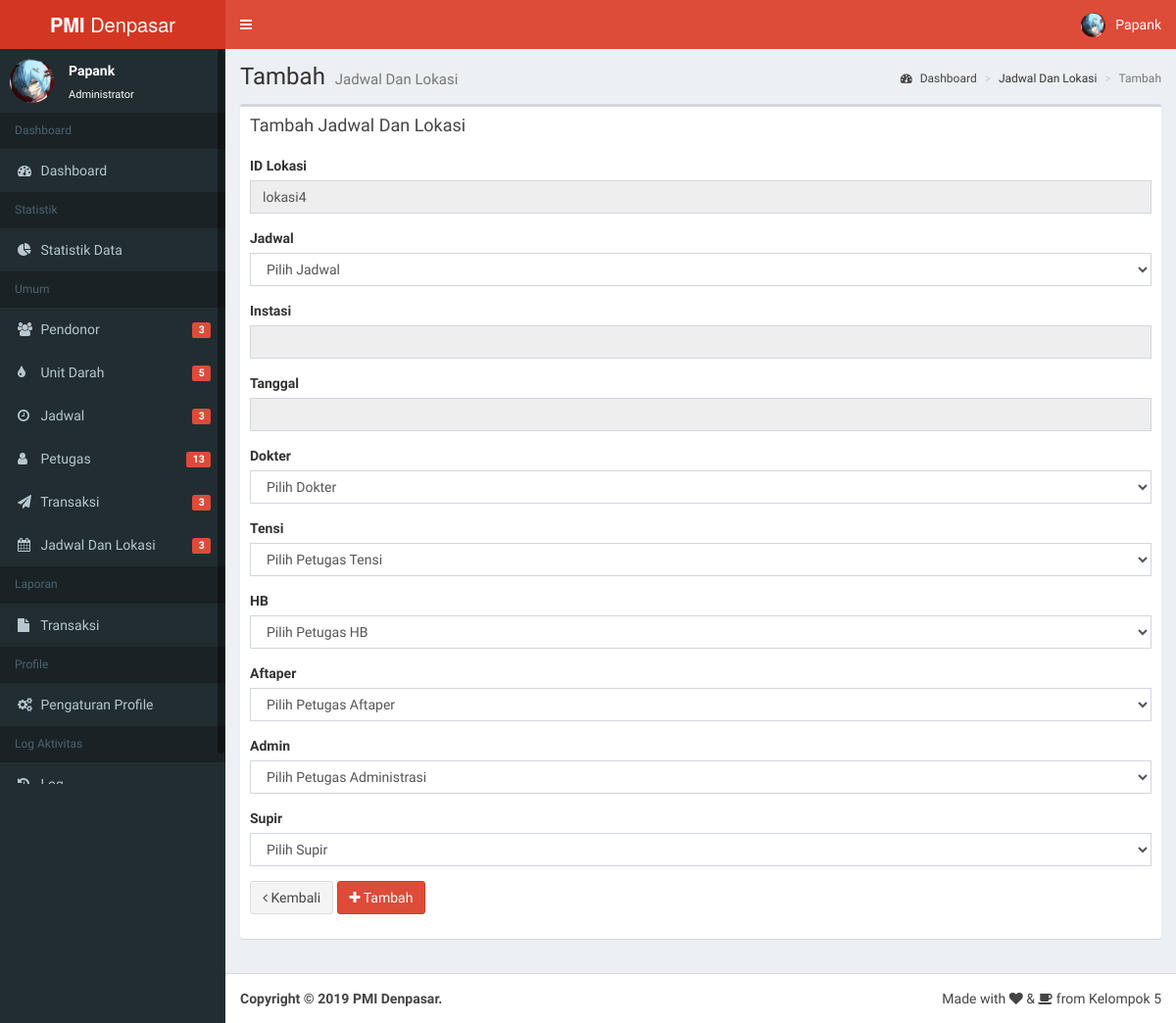
The page /admin/jadwallokasi/tambah (signed in) on the database as committed earlier.
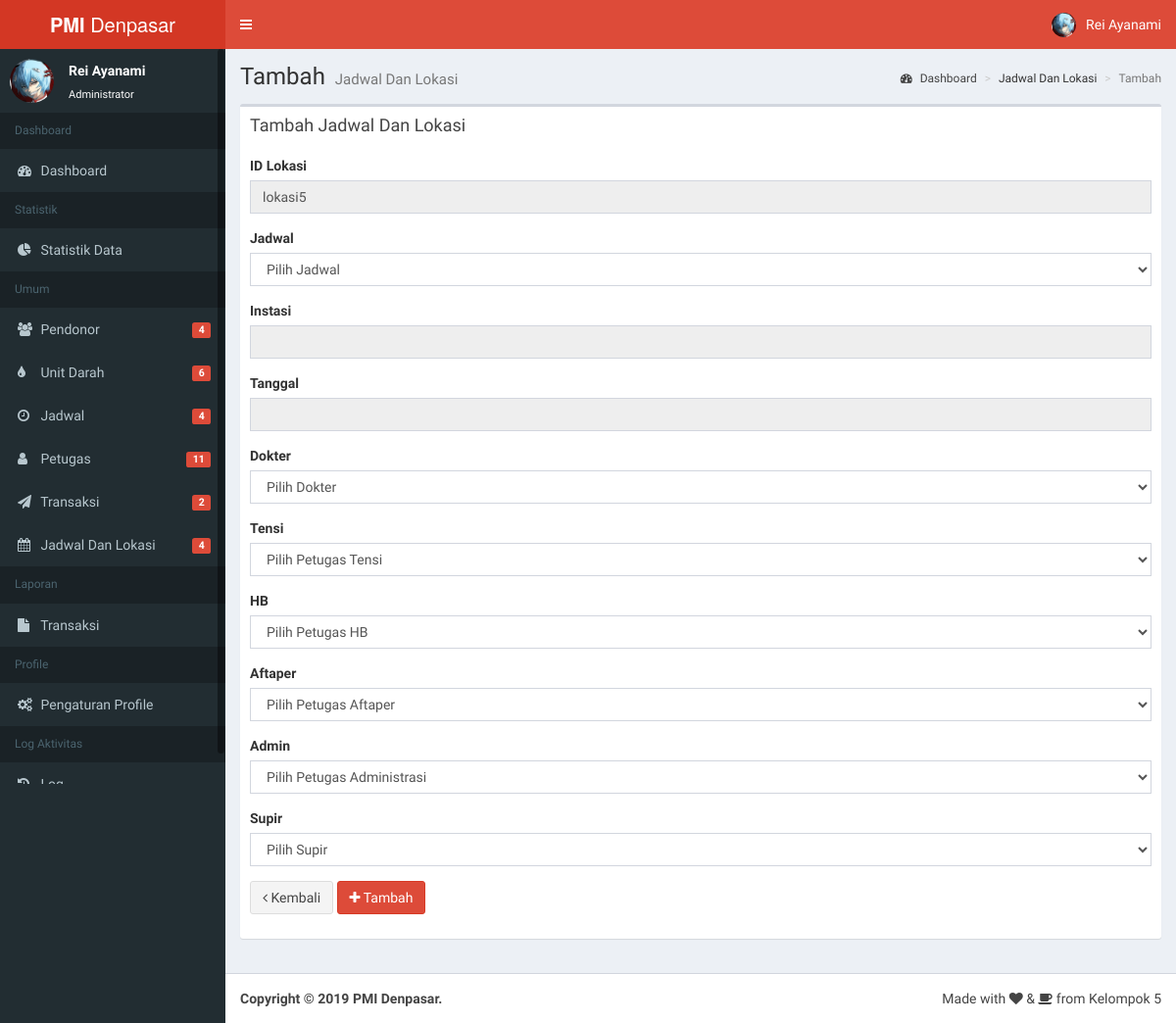
The same page on the database as committed later.
### tables this page shows
CREATE TABLE `jadwallokasi` (
  `id_jadwallokasi` varchar(10) NOT NULL,
  `id_jadwal` varchar(10) NOT NULL,
  `doketer_jadwallokasi` varchar(50) NOT NULL,
  `tensi_jadwallokasi` varchar(50) NOT NULL,
  `hb_jadwallokasi` varchar(50) NOT NULL,
  `aftaper_jadwallokasi` varchar(50) NOT NULL,
  `admin_jadwallokasi` varchar(50) NOT NULL,
  `supir_jadwallokasi` varchar(50) NOT NULL
);

### fungsi.php (called while the page is built, shortened)
<?php
$url = 'http://127.0.0.1/pmi/';
function base_url()
{
    $url = 'http://127.0.0.1/pmi/';
    return $url;
}
function dapatkaninfo($username)
{
    $q = 'SELECT * FROM petugas WHERE username="' . $username . '" LIMIT 1';
    $p = mysqli_query($GLOBALS['conn'], $q) or die(mysqli_error);
    $n = mysqli_fetch_array($p);
    $id = $n['id_petugas'];
    $nama = $n['nama_petugas'];
    $posisi = $n['posisi_petugas'];
    $username = $n['username'];
    $foto = $n['foto_petugas'];
    $arrayinfo = array($nama, $posisi, $foto, $id, $username);
    return $arrayinfo;
}
function dapatkandata($nama_tabel)
{
    return mysqli_query($GLOBALS['conn'], 'SELECT * FROM ' . $nama_tabel . '');
}
function dapatkantotal($nama_tabel)
{
    $query = mysqli_query($GLOBALS['conn'], "SELECT COUNT(*) FROM $nama_tabel;");
    $result = mysqli_fetch_array($query);
    return $result[0];
}

### kontent/jadwallokasi_tambah.php (the view, shortened to what the changed rows need)
<?php
$q_kode = dapatkandata('jadwallokasi');
$kodt_baru = '';
$angka_baru = 0;
$kata = 'lokasi';
if (mysqli_num_rows($q_kode)!=0)
	{
		while($r_kode=mysqli_fetch_array($q_kode)){
			$kode = $r_kode['id_jadwallokasi'];
			$angka_kode = str_replace($kata,'',$kode);
			if ($angka_baru<$angka_kode){
			$angka_baru = $angka_kode;
			$angka = $angka_baru+1;
			$kodt_baru = $kata.''.$angka;
			}
		}
	}
	else
	{
		$kodt_baru = $kata.'1';
	}
?>
<section class="content-header">
<h1>
Tambah
<small>Jadwal Dan Lokasi</small>
</h1>
<ol class="breadcrumb">
<li><a href="index.php"><i class="fa fa-dashboard"></i> Dashboard</a></li>
<li>Jadwal Dan Lokasi</li>
<li class="active">Tambah</li>
</ol>
</section>
<section class="content">
<div class="box">
	<div class="box-header">
	<h3 class="box-title">Tambah Jadwal Dan Lokasi</h3>
	</div>
<form method="post" enctype="multipart/form-data">
	<div class="box-body">
		  <div class="form-group">
			<label for="id_lokasi" class="control-label">ID Lokasi</label>
			<div>
			  <input type="text" class="form-control" disabled="disabled" value="<?php echo $kodt_baru; ?>" id="id_lokasi">
			</div>
		  </div>
		  		  <div class="form-group">
			<label for="jadwal" class="control-label">Jadwal</label>
			<div>
			<select class="form-control" name="jadwal" id="jadwal" onchange="pilihjadwal();" required>
			<option value="">Pilih Jadwal</option>
			</select>
			</div>
		  </div>
		  		  <div class="form-group">
			<label for="id_transaksi" class="control-label">Instasi</label>
			<div>
			  <input type="text" class="form-control" disabled="disabled" id="instasi_disabled" required>
			</div>
		  </div>
		  		  <div class="form-group">
			<label for="id_transaksi" class="control-label">Tanggal</label>
			<div>
			  <input type="text" class="form-control" disabled="disabled"  id="tgl_disabled"  required>
			</div>
		  </div>
		  <div class="form-group">
			<label for="dokter" class="control-label">Dokter</label>
			<div>
			<select class="form-control" name="dokter" required>
			<option value="">Pilih Dokter</option>
			</select>
			</div>
		  </div>
		  		  <div class="form-group">
			<label for="tensi" class="control-label">Tensi</label>
			<div>
			<select class="form-control" name="tensi" required>
			<option value="">Pilih Petugas Tensi</option>
			</select>
			</div>
		  </div>
		  		  <div class="form-group">
			<label for="hb" class="control-label">HB</label>
			<div>
			<select class="form-control" name="hb" required>
			<option value="">Pilih Petugas HB</option>
			</select>
			</div>
		  </div>
		  		  <div class="form-group">
			<label for="aftaper" class="control-label">Aftaper</label>
			<div>
			<select class="form-control" name="aftaper" required>
			<option value="">Pilih Petugas Aftaper</option>
			</select>
			</div>
		  </div>
		  		  <div class="form-group">
			<label for="admin" class="control-label">Admin</label>
			<div>
			<select class="form-control" name="admin" required>
			<option value="">Pilih Petugas Administrasi</option>
			</select>
			</div>
		  </div>
		  		  <div class="form-group">
			<label for="supir" class="control-label">Supir</label>
			<div>
			<select class="form-control" name="supir" required>
			<option value="">Pilih Supir</option>
			</select>
			</div>
		  </div>
		  <div class="form-group">
			<div>
			 <a href="<?php echo base_url();?>admin/unitdarah/"><button type="button" class="btn btn-default"><i class="fa fa-angle-left"></i>  Kembali</button></a>
			  <button type="submit" name="submit" class="btn btn-danger"><i class="fa fa-plus"></i> Tambah</button>
			</div>
		  </div>
	</div>
</form>
</div>
</section>

### admin/index.php (shortened to what the changed rows need)
<?php
	if(!isset($_SESSION['sesi']) || $_SESSION['sesi'] != 'admin'){
		header("location:../login");
	} else {
		include("../fungsi.php");
?>
<!DOCTYPE html>
<html>
<head>
  <link rel="stylesheet" href="<?php echo $url; ?>dist/css/bootstrap.css">
  <link rel="stylesheet" href="<?php echo $url; ?>dist/css/dataTables.bootstrap.min.css">
  <link rel="stylesheet" href="<?php echo $url; ?>dist/css/font-awesome.min.css">
  <link rel="stylesheet" href="<?php echo $url; ?>dist/css/AdminLTE.min.css">
  <link rel="stylesheet" href="<?php echo $url; ?>dist/css/skin.css">
  <link rel="stylesheet" href="https://cdnjs.cloudflare.com/ajax/libs/Chart.js/2.8.0/Chart.css">
  <link rel="stylesheet" href="<?php echo $url; ?>dist/css/dashboard.css">
  <link rel="stylesheet" href="<?php echo $url; ?>dist/css/datepicker.min.css">
  <link rel="stylesheet" href="<?php echo $url; ?>dist/css/sweetalert2.min.css">
  <link rel="stylesheet" href="<?php echo $url; ?>dist/css/responsive.dataTables.min.css">
  <link rel="stylesheet" href="https://cdn.jsdelivr.net/npm/leaflet-search@2.4.0/dist/leaflet-search.min.css">
  <link rel="stylesheet" href="https://unpkg.com/leaflet@1.4.0/dist/leaflet.css" />
  <link rel="stylesheet" href="https://unpkg.com/esri-leaflet-geocoder@2.2.13/dist/esri-leaflet-geocoder.css">
</head>
<body class="hold-transition skin-red fixed sidebar-mini">
<div class="wrapper">
  <header class="main-header">
    <a href="index.php" class="logo">
      <span class="logo-lg"><b>PMI</b> Denpasar</span>
    </a>
    <nav class="navbar navbar-static-top" role="navigation">
      <a href="#" class="sidebar-toggle" data-toggle="push-menu" role="button">
      </a>
      <div class="navbar-custom-menu">
        <ul class="nav navbar-nav">
          <li class="dropdown user user-menu">
            <a href="#" class="dropdown-toggle" data-toggle="dropdown">
              <img src="<?php echo $url; ?>img/<?php echo dapatkaninfo(username)[2]; ?>" class="user-image" alt="User Image">
              <span class="hidden-xs"><?php echo dapatkaninfo(username)[0]; ?></span>
            </a>
          </li>
        </ul>
      </div>
    </nav>
  </header>
  <aside class="main-sidebar">
    <section class="sidebar">
      <div class="user-panel">
        <div class="pull-left image">
          <img src="<?php echo $url; ?>img/<?php echo dapatkaninfo(username)[2]; ?>" class="img-circle" alt="User Image">
        </div>
        <div class="pull-left info">
          <p><?php echo dapatkaninfo(username)[0]; ?></p>
          <a href="#">Administrator</a>
        </div>
      </div>
      <ul class="sidebar-menu" data-widget="tree">
		<li class="header">Dashboard</li>
		<li><a href="<?php echo $url; ?>admin/"><i class="fa fa-dashboard"></i> <span>Dashboard</span></a></li>
		<li class="header">Statistik</li>
		<li><a href="<?php echo $url; ?>admin/statistikdata"><i class="fa fa-pie-chart"></i> <span>Statistik Data</span></a></li>
        <li class="header">Umum</li>
        <li><a href="<?php echo $url; ?>admin/pendonor"><i class="fa fa-users"></i> <span>Pendonor</span>
		<span class="pull-right-container">
              <span class="label label-danger pull-right"><?php echo dapatkantotal('pendonor'); ?></span>
            </span></a></li>
			<li><a href="<?php echo $url; ?>admin/unitdarah"><i class="fa fa-tint"></i> <span>Unit Darah</span>
		<span class="pull-right-container">
              <span class="label label-danger pull-right"><?php echo dapatkantotal('unit_darah'); ?></span>
            </span></a></li>
		<li><a href="<?php echo $url; ?>admin/jadwal"><i class="fa fa-clock-o"></i> <span>Jadwal</span>
		<span class="pull-right-container">
              <span class="label label-danger pull-right"><?php echo dapatkantotal('jadwal'); ?></span>
            </span></a></li>
		<li><a href="<?php echo $url; ?>admin/petugas"><i class="fa fa-user"></i> <span>Petugas</span><span class="pull-right-container">
              <span class="label label-danger pull-right"><?php echo dapatkantotal('petugas'); ?></span>
            </span></a></li>
		<li><a href="<?php echo $url; ?>admin/transaksi"><i class="fa fa-send"></i> <span>Transaksi</span><span class="pull-right-container">
              <span class="label label-danger pull-right"><?php echo dapatkantotal('transaksi'); ?></span>
            </span></a></li>
					<li><a href="<?php echo $url; ?>admin/jadwallokasi"><i class="fa fa-calendar"></i> <span>Jadwal Dan Lokasi</span><span class="pull-right-container">
              <span class="label label-danger pull-right"><?php echo dapatkantotal('jadwaldanlokasi'); ?></span>
            </span></a></li>
            <li class="header">Laporan</li>
		<li><a href="<?php echo $url; ?>admin/laptransaksi"><i class="fa fa-file"></i> <span>Transaksi</span></a></li>
		<li class="header">Profile</li>
		<li><a href="<?php echo $url; ?>admin/profile"><i class="fa fa-gears"></i> <span>Pengaturan Profile</span></a></li>
    <li class="header">Log Aktivitas</li>
		<li><a href="<?php echo $url; ?>admin/logaktivitas"><i class="fa fa-history"></i> <span>Log</span></a></li>
      </ul>
    </section>
  </aside>
  <div class="content-wrapper">
	<?php
	if(isset($_GET["halaman"])){
		if($_GET["halaman"] == "pendonor"){
			include('../kontent/pendonor.php');
		}else if($_GET["halaman"] == "transaksi"){
			include('../kontent/transaksi.php');
		}else if($_GET["halaman"] == "profile"){
			include('../kontent/pengaturan_profile.php');
		}else if($_GET["halaman"] == "jadwal"){
			include('../kontent/jadwal.php');
		}else if($_GET["halaman"] == "unitdarah"){
			include('../kontent/unitdarah.php');
		}else if($_GET["halaman"] == "petugas"){
			include('../kontent/petugas.php');
		}else if($_GET["halaman"] == "jadwallokasi"){
			include('../kontent/jadwallokasi.php');
		}else if($_GET["halaman"] == "statistikdata"){
			include('../kontent/statistikdata.php');
		}else if($_GET["halaman"] == "laptransaksi"){
			include('../kontent/report_transaksi.php');
		}else if($_GET["halaman"] == "logaktivitas"){
			include('../kontent/logaktivitas.php');
		}else{
			include('../kontent/404.php');
		}
	}elseif(isset($_GET[!"halaman"])){
			include('../kontent/404.php');
	}else{
			include('../kontent/statistikdashboard.php');
	}
	?>
  </div>
  <footer class="main-footer">
    <div class="pull-right hidden-xs">
      Made with <p class="fa fa-heart"></p> & <p class="fa fa-coffee"></p> from Kelompok 5
    </div>
    <strong>Copyright &copy; 2019 PMI Denpasar.</strong>
  </footer>
</body>
</html>
	<?php } ?>

Rows that differ between the two databases and show on the page:
no longer on this page (row unchanged): jadwallokasi: id_jadwallokasi "lokasi4"
added jadwallokasi: id_jadwallokasi "lokasi5"
Other text that changed with them:
dapatkaninfo(username)[0]: "Papank" → "Rei Ayanami"
dapatkantotal('pendonor'): "3" → "4"
dapatkantotal('unit_darah'): "5" → "6"
dapatkantotal('jadwal'): "3" → "4"
dapatkantotal('petugas'): "13" → "11"
dapatkantotal('transaksi'): "3" → "2"
dapatkantotal('jadwaldanlokasi'): "3" → "4"
